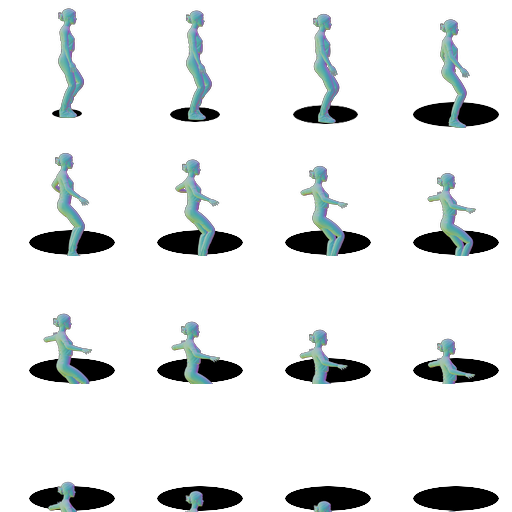
#> input picture img/bg/output.png, 512 x 512 px
$ python assembla.py bg out.png
#> lines starting #> are read from the running program, lines starting #| are printed output that depends on the picture
#!/usr/bin/env python3
"""
Assembla immagini singole in uno spritesheet a griglia.

Uso:
  python make_spritesheet.py <cartella_frame> <output.png> [--cols 8] [--size 64]

Esempio:
  python make_spritesheet.py ./color_frames spritesheet_color.png --cols 8 --size 64
  python make_spritesheet.py ./normal_frames spritesheet_normal.png --cols 8 --size 64

I frame vengono ordinati alfabeticamente/numericamente.
Se --size è specificato, ogni frame viene ridimensionato a size x size pixel.
"""

import argparse
import math
import os
import sys
from PIL import Image


def find_frames(folder):
    extensions = {".png", ".jpg", ".jpeg", ".bmp", ".tga", ".tiff"}
    frames = []
    for f in os.listdir(folder):
        if os.path.splitext(f)[1].lower() in extensions:
            frames.append(os.path.join(folder, f))
    frames.sort()
    return frames


def make_spritesheet(frames, output_path, cols, size=None):
#> called with output_path = 'out.png', cols = 8
    if not frames:
        print("Nessun frame trovato.")
        sys.exit(1)

    n = len(frames)
    rows = math.ceil(n / cols)

    # Carica il primo frame per determinare le dimensioni
    sample = Image.open(frames[0])
#> sample is the input picture: PIL image 512x512 RGBA; mean R, G, B, A 7.5, 10.2, 10.4, 33.8
    if size:
        fw, fh = size, size
    else:
        fw, fh = sample.size
#> fw = 512; fh = 512
    sample.close()

    print(f"Frame trovati: {n}")
    print(f"Griglia: {cols} x {rows}")
    print(f"Dimensione frame: {fw} x {fh}")
#| Dimensione frame: 512 x 512
    print(f"Dimensione spritesheet: {cols * fw} x {rows * fh}")
#| Dimensione spritesheet: 4096 x 512

    sheet = Image.new("RGBA", (cols * fw, rows * fh), (0, 0, 0, 0))
#> sheet: PIL image 4096x512 RGBA; every value is 0

    for i, path in enumerate(frames):
        img = Image.open(path).convert("RGBA")
        if size:
            img = img.resize((fw, fh), Image.LANCZOS)

        col = i % cols
        row = i // cols
        sheet.paste(img, (col * fw, row * fh))
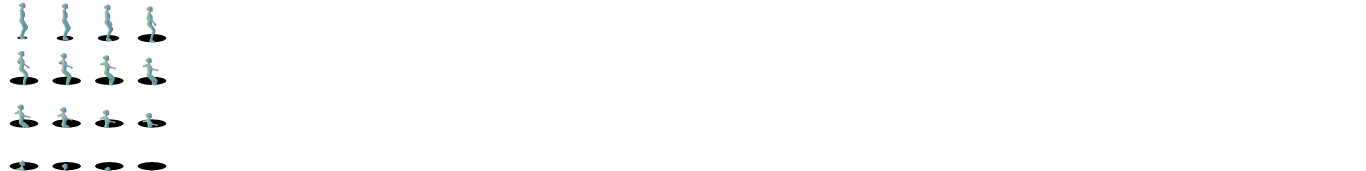
#> sheet: PIL image 4096x512 RGBA (shown at 1/3 size); mean R, G, B, A 0.9, 1.3, 1.3, 4.2; transparent parts drawn white
        img.close()

    sheet.save(output_path)
    print(f"Spritesheet salvato: {output_path}")


def main():
    parser = argparse.ArgumentParser(description="Assembla frame in spritesheet")
    parser.add_argument("folder", help="Cartella con i frame")
    parser.add_argument("output", help="File di output (PNG)")
    parser.add_argument("--cols", type=int, default=8, help="Colonne nella griglia (default: 8)")
    parser.add_argument("--size", type=int, default=None, help="Ridimensiona ogni frame a NxN pixel")
    args = parser.parse_args()

    frames = find_frames(args.folder)
    make_spritesheet(frames, args.output, args.cols, args.size)


if __name__ == "__main__":
    main()
